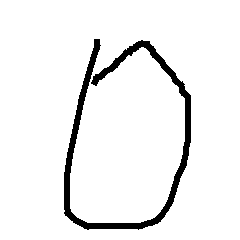
#> input picture Handwriting/图片手写数字识别source code/dataset/train_dataset/0_127.bmp, 240 x 240 px; its folder holds 4 pictures in this run
$ python BPNN_module.py
#> lines starting #> are read from the running program, lines starting #| are printed output that depends on the picture; after the words box and inside, x2 and y2 are one past the last pixel; in counts of white or black regions, pixels touching at a corner belong together; pictures that were not available may be replaced by others from this repository, and a replacement may not be noted
### Handwriting/图片手写数字识别source code/data_preprocess.py
'''
@author: Guangji Huang
Created on Dec. 1 , 2020
'''
from mnist import MNIST
import numpy as np
import copy
import os
import cv2 as cv


# [17 lines left out: function preprocess_MNIST, not called in this run]


def preprocess_image():
    dir_train = r"./dataset/train_dataset"
    # dir_test = r"./dataset/test_dataset"
    dir_test = r"./dataset/test_dataset"
    list_train = os.listdir(dir_train)
    list_test = os.listdir(dir_test)
    labels_train = [int(i[0]) for i in list_train]
    labels_test = [int(i[0]) for i in list_test]
    images_train = [cv.imread(rf"{dir_train}/{i}", 0) for i in list_train]
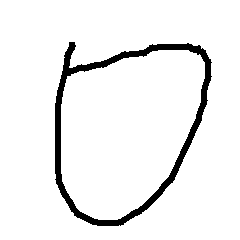
#> input picture Handwriting/图片手写数字识别source code/dataset/train_dataset/0_138.bmp, 240 x 240 px
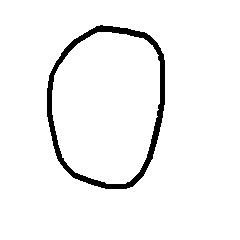
#> input picture Handwriting/图片手写数字识别source code/dataset/train_dataset/0_15.bmp, 240 x 240 px
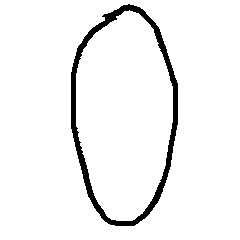
#> input picture Handwriting/图片手写数字识别source code/dataset/train_dataset/0_33.bmp, 240 x 240 px
#> images_train = 4 items
    images_test = [cv.imread(rf"{dir_test}/{i}", 0) for i in list_test]
#> images_test = 1 item
    return images_train, labels_train, images_test, labels_test

# 对训练或者测试集的数据进行处理，转化为特征数组的形式
def c2feature(img, label):
    """
    用于提取训练集合测试集的特征，以及转化成数组的形式
    :param img:读取到的图像数据
    :param label:标签
    :return:返回一个特征的集合
    """
    img_feature = []
    for interation in range(len(img)):
        # 遍历每一个样本，调用函数求取特征
        feature_i = get_feature(img[interation], 5, 0.1, 0)  # 这是每一个样本的特征
        # feature_i = get_feature(img[interation], 4, 0.1, 1)  # 这是每一个样本的特征
        feature = np.array(feature_i)  # 将列表转化为数组，方便计算
        img_feature.append(feature)
    img_feature =np.array(img_feature)
    label = np.array(label)
    return img_feature, label

# 对手写板的图片进行剪切
def cut_image(img, reverse=0):
    # 这个size是一个标志，用于找到手写数字的边缘地方
    color = reverse
    size = [-1]*4
    row,col = img.shape
    for i in range(row):
        line_a = (color in img[i,:])
        line_b = (color in img[row-1-i,:])
        if line_a and size[0] == -1:
            size[0] = i
        if line_b and size[1]==-1:
            size[1] = row-1-i
        if -1 not in size[0:2]:
            break
    for j in range(col):
        line_l = (color in img[:,j])
        line_r = (color in img[:,col - 1 - j])
        if line_l and size[2] == -1:
            size[2] = j
        if line_r and size[3] == -1:
            size[3] = col - 1 - j
        if -1 not in size[2:4]:
            break
    # 获取数字像素点的上，下，左，右的位置
    a, b, l, r = size
    # 获得剪切后的图片
    img_cut = img[a:b + 1, l:r + 1]
    # 使用插opencv中的插值法对图片进行放大成原来的尺寸，缩放成原来的尺寸，采用双峰插值的方法
    img_scale = cv.resize(img_cut, dsize=(row, col), interpolation=cv.INTER_LINEAR)
    # img_scale = cv.resize(img_cut, dsize=(row, col), interpolation=cv.INTER_NEAREST)
    # 返回切割并且放大成原来尺寸的图片
    return img_scale


def get_feature(img, split_num, rate, reverse=0, show=0):
    """
    输入图像的灰度图和分块以及比率判断，返回的就是一个图像的特征
    :param img: 输入单通道的图像数组
    :param split_num: 分成多少块，其中特征的个数就是分块值的平方
    :param rate: 黑字像素占的比例
    :param reverse: 是否需要将0和1反转
    :param show: 将cut和feature的图片写入到存储中，写入到show文件夹中，以便在界面中显示出来
    :return:返回的就是一个列表，含有所有的特征，全部都是0或者1，即是二值的意思
    """
    # 对二值化之后的图片进行切割处理，获得主要的手写数字________________________________这个步骤很重要
    img_cut = cut_image(img,reverse)
    # 看下输入数据的直方图
    # plt.hist(img)
    # plt.show()
    # 设置分块的初值，原则上是方阵
    row = column = split_num
    # 分块后的每个小块的行列数
    k = int(img.shape[0]/row)
    # 复制一份数据，用来画网格线
    img_mesh = copy.copy(img_cut)
    # 这个可选
    # 只画中间的几条线，侧边的不画
    for i in range(1, row):
        for j in range(1, column):
            img_mesh[j*k-1:j*k+1] = 0
        img_mesh[:, i*k-1:i*k+1] = 0
    # 二值化，黑字为0，白字为1
    # ret, img_bin = np.threshold(img, 150, 1, cv.THRESH_BINARY)
    # 大于150就会被视为1否则为0
    if reverse == 0:
        img_bin = np.where(img_cut > 150, 1, 0)
    if reverse == 1:
        img_bin = np.where(img_cut > 150, 0, 1)

    #   设置特征，将特征放入大列表中去
    img_feature = []
    for i in range(row):
        for j in range(column):
            # 获得小份快，每个小份快就是一个特征
            feature_group = img_bin[i*k:(i+1)*k, j*k:(j+1)*k]
            # 统计小份快的0的个数
            num_zeroes = k ** 2 - np.count_nonzero(feature_group)
            # 确定写的字的像素占整个小份快的比例为0或者1
            feature_single = 0 if num_zeroes >= rate * k ** 2 else 1
            img_feature.append(feature_single)
    # 可选，测试使用
    #   将原图化成特征图
    #       使用特征变形的矩阵和255的矩阵相乘可以得到结果，顺便画一下网格线
    img_feature_xishu = np.reshape(img_feature, (row, column))
    img_feature_show = 255*np.ones((img.shape), dtype="uint8")
    for i in range(row):
        for j in range(column):
            # 两个矩阵相乘
            img_feature_show[i*k:(i+1)*k, j*k:(j+1)*k] = img_feature_xishu[i, j]*img_feature_show[i*k:(i+1)*k, j*k:(j+1)*k]
            # 设置网格线
            img_feature_show[:, (j+1)*k-1:(j+1)*k+1] = 0
        img_feature_show[(i+1)*k-1:(i+1)*k+1, :] = 0
    # 返回的就是一个列表存储的特征
    # print(img_feature, "\t特征的个数为：", len(img_feature))
    ###将两个图片写进去
    if show:
        cv.imwrite(r"./show/cut.bmp", img_cut)
        cv.imwrite(r"./show/feature.bmp", img_feature_show)

    return img_feature


# [17 lines left out: function img_show, not called in this run]

### Handwriting/图片手写数字识别source code/BPNN_module.py
'''
@author: Guangji Huang
Created on Dec. 1 , 2020
'''
import numpy as np
import data_preprocess
import time
import matplotlib.pyplot as plt


# 使用单个神经元作为一个类
class  NeuralNetwork:
    # 创建一实例，初始化网络的参数，网络的结构和初始化的权重
    def __init__(self, num_inputs, layers, init_weight = None):
        # 网络的结构，隐藏层的层数
        self.num_inputs = num_inputs
        # 输入为列表就可以了，比如【2,2,2】表示的是有2个隐藏层和一个输出层，隐藏层有2,2个神经元，输出层有2个神经元
        self.layers = layers
        self.L = len(self.layers)
        # 初始化网络的参数,使用列表哦来存储每一层的参数，每一层使用数组进行存储，行数表示神经元对应的参数
        if init_weight:
            self.weight = init_weight
        else:
            # 如果是空的话，则全部初始化为0即可,偏置都要设置爱为0。注意需要增加一维
            self.weight = self.rand_w()
    # 定义一个初始化的权重函数
    def rand_w(self):
        weight = []
        for r in range(self.L):
            if r == 0:
                # weight_rj = np.random.rand(self.layers[r], self.num_inputs+1)
                weight_rj = np.random.rand(self.layers[r], self.num_inputs) * 0.2 - .2
                # weight_rj[:,-1] = 0
                # weight_rj[:,-1] = np.random.rand()
            else:
                # weight_rj = np.random.rand(self.layers[r], self.layers[r-1]+1)
                weight_rj = np.random.rand(self.layers[r], self.layers[r - 1]) * .2 - .2
                # weight_rj[:, -1] = 0
                # weight_rj[:, -1] = np.random.rand()
            weight.append(weight_rj)
        return weight
    ######## 对于单个神经元的相关的计算方法 #####
    # 向前计算
    # 对于一个样本，输入计算到输出的最终的结果
    # 输入样本定义为X，使用点乘的方法来实现
    def feed_forward(self, X, weight):
        # 先定义输出和激活输出,将各个层的输出和激活输出都放在一个列表中
        v_rj = [None]*self.L
        y_rj = [None]*self.L
        # 遍历每一层，并且遍历每一层中的神经元；
        # r = 1,2,……L表示神经网络的层数，j表示r层的第j个神经元。
        for r in range(self.L):
                # 计算第0层的神经网络的输出
                if r == 0:
                    # 进行矩阵乘法运算，得到的是第r列的神经元的数据
                    # 这里调用矩阵乘法，需要对权重的矩阵进行转置。那么输出的结果就是列向量
                    v_rj[r] = np.matmul(X,  np.transpose(weight[r]))
                else:
                    v_rj[r] = np.matmul(y_rj[r-1], np.transpose(weight[r]))
                # 然后计算y_rj
                y_rj[r] = 1 / (1 + np.exp(-v_rj[r]))
                # 进行扩维，在后面增加1
                # y_rj[r] = np.hstack((y_rj[r], 1))
        return v_rj,y_rj

    # 计算最后的MES，就是均方误差
    # [175 lines left out: functions errors, calculate_delta_rj, caculate_single_delat_w_rj, train_module, not called in this run]

    def test_module(self, X_test, y_test, weight):
        y_label = [np.argmax(i) for i in y_test]
        y_out_list = []
        for num in range(len(X_test)):
            y_output = self.feed_forward(X_test[num], weight)[1][-1]
            y_predict = np.argmax(y_output)
            y_out_list.append(y_predict)
        # print(y_out_list)
        # print(y_label)
        num_fault = len(np.where(np.array(y_label) != np.array(y_out_list))[0])
        acc = 1-num_fault/len(X_test)
        print(f"测试样本数：{len(X_test)},错误样本数：{num_fault},准确率：{1-num_fault/len(X_test)}")
        num_right_list = [0] * 10
        num_sample_list = [0] * 10
        for i in range(len(y_label)):
            num_sample_list[y_label[i]] += 1
            if y_label[i] == y_out_list[i]:
                num_right_list[y_label[i]] += 1
        acc_list = [num_right_list[j] / num_sample_list[j] for j in range(len(num_sample_list))]
        print(f"各类的识别准确率为：{acc_list}")
        return  acc


    # 更新每一个神经元的权重值

if __name__ == "__main__":
    # 测试模型
    # 构造数据集
    img_train, label_train, img_test, label_test = data_preprocess.preprocess_image()
#> img_train = 4 items; label_train = [0, 0, 0, 0]; img_test = 1 item; label_test = [0]
    X_test, y_test = data_preprocess.c2feature(img_test, label_test)
#> the loop in c2feature, `for interation in range(len(img)):` made 1 pass
#> pass 1, in cut_image, `img_cut = img[a:b + 1, l:r + 1]`:
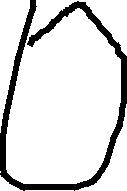
#> img_cut: shape (191, 127); 86.2% white; 1 black region, box (x1, y1, x2, y2) and area: (0, 0, 127, 191) 3354
#> pass 1, in cut_image, `img_scale = cv.resize(img_cut, dsize=(row, col), interpolation=cv.INTE..`:
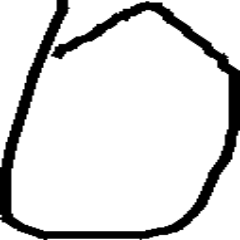
#> img_scale: shape (240, 240); min 0, max 255, mean 219.8
#> pass 1, in get_feature, `img_bin = np.where(img_cut > 150, 1, 0)`:
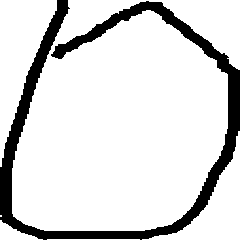
#> img_bin: shape (240, 240) int64; values 0 (black) and 1 (white), 85.7% white; 1 black region, box (x1, y1, x2, y2) and area: (0, 0, 240, 240) 8248
#> after the loop in c2feature, `for interation in range(len(img)):`: img_feature = 1 item
#> in c2feature, `label = np.array(label)`: label = [0]
#> y_test = [0]
    X, y = data_preprocess.c2feature(img_train, label_train)
#> the loop in c2feature (call 2), `for interation in range(len(img)):` made 4 passes
#> pass 3, in cut_image (call 4), `img_cut = img[a:b + 1, l:r + 1]`:
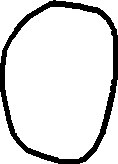
#> img_cut: shape (164, 118); 87.6% white; 1 black region, box (x1, y1, x2, y2) and area: (0, 0, 118, 164) 2401
#> y = [0, 0, 0, 0]
    X = list(X)
#> X = 4 items
    y = list(y)
    y_tmp = []
    for i in range(len(y)):
        index = y[i]
        a_i = np.zeros((10,))
        a_i[index] = 1
        y_tmp.append(a_i)
#> this loop made 4 passes
#> after the loop, y_tmp = [[1, 0, 0, 0, 0, 0, 0, 0, 0, 0], [1, 0, 0, 0, 0, 0, 0, 0, 0, 0], [1, 0, 0, 0, 0, 0, 0, 0, 0, 0], [1, 0, 0, 0, 0, 0, 0, 0, 0, 0]]
    y = y_tmp
#> y has the same summary as y_tmp
    y_tmp_test = []
    for i in range(len(y_test)):
        index = y_test[i]
        a_i = np.zeros((10,))
        a_i[index] = 1
        y_tmp_test.append(a_i)
#> this loop made 1 pass
#> index on pass 1: 0
#> after the loop, y_tmp_test = [[1, 0, 0, 0, 0, 0, 0, 0, 0, 0]]
    y_test = y_tmp_test
#> y_test = [[1, 0, 0, 0, 0, 0, 0, 0, 0, 0]]
    # 训练模型
    nn = NeuralNetwork(25,[60,40,10])
    # nn.train_module(X,y,1.00,1000,10)[0]
    weight = np.load(r"./module parameter/BPNN_Wrj.npy",allow_pickle = True)
#> (reads Handwriting/图片手写数字识别source code/module parameter/BPNN_Wrj.npy from the repository)
    nn.test_module(X_test,y_test,weight)
#> in test_module, `y_label = [np.argmax(i) for i in y_test]`: y_label = [0]
#> the loop in test_module, `for num in range(len(X_test)):` made 1 pass
#> in test_module, `num_fault = len(np.where(np.array(y_label) != np.array(y_out_list))[0])`: num_fault = 0
#> in test_module, `acc = 1-num_fault/len(X_test)`: acc = 1
#| 测试样本数：1,错误样本数：0,准确率：1.0
#> the loop in test_module, `for i in range(len(y_label)):` made 1 pass
#> after the loop in test_module, `for i in range(len(y_label)):`: num_right_list = [1, 0, 0, 0, 0, 0, 0, 0, 0, 0]
#> (the run stopped early here; a loop or call above may not have finished)
